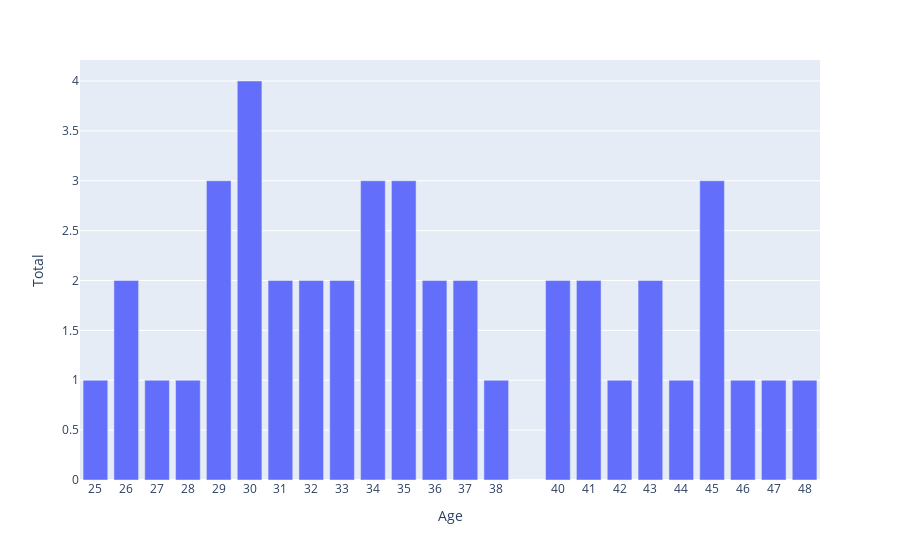

Notebook code for this chart:
### Code cell
birthdate = 1564
df_works["Age"] = df_works["Date"] - birthdate

# Primero agrupamos por Date y GenreType
works_per_year = df_works.groupby(['Age', 'GenreType']).size().unstack(fill_value=0)

# Creo una nueva columna con el Total Works por Date
works_per_year["Total"] = works_per_year.sum(axis=1)

fig = px.bar(works_per_year, x=works_per_year.index, y='Total')
fig.update_xaxes(tickmode='array',
                tickvals=works_per_year.index)
fig.show()

### Figure 1 — Plotly figure (JSON) as saved in the notebook; plotly's stock layout.template omitted (floating-point values rounded to 4 significant figures)
{"data": [{"alignmentgroup": "True", "hovertemplate": "Age=%{x}<br>Total=%{y}<extra></extra>", "legendgroup": "", "marker": {"color": "#636efa", "pattern": {"shape": ""}}, "name": "", "offsetgroup": "", "orientation": "v", "showlegend": false, "textposition": "auto", "type": "bar", "x": [25, 26, 27, 28, 29, 30, 31, 32, 33, 34, 35, 36, 37, 38, 40, 41, 42, 43, 44, 45, 46, 47, 48], "xaxis": "x", "y": [1, 2, 1, 1, 3, 4, 2, 2, 2, 3, 3, 2, 2, 1, 2, 2, 1, 2, 1, 3, 1, 1, 1], "yaxis": "y"}], "layout": {"barmode": "relative", "legend": {"tracegroupgap": 0}, "margin": {"t": 60}, "xaxis": {"anchor": "y", "domain": [0, 1], "tickmode": "array", "tickvals": [25, 26, 27, 28, 29, 30, 31, 32, 33, 34, 35, 36, 37, 38, 40, 41, 42, 43, 44, 45, 46, 47, 48], "title": {"text": "Age"}}, "yaxis": {"anchor": "x", "domain": [0, 1], "title": {"text": "Total"}}}}
